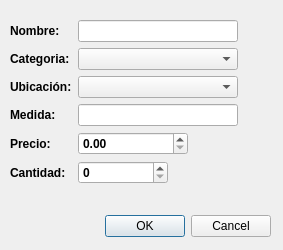
<?xml version="1.0" encoding="UTF-8"?>
<ui version="4.0">
 <class>Dialog</class>
 <widget class="QDialog" name="Dialog">
  <property name="geometry">
   <rect>
    <x>0</x>
    <y>0</y>
    <width>283</width>
    <height>250</height>
   </rect>
  </property>
  <property name="sizePolicy">
   <sizepolicy hsizetype="Preferred" vsizetype="Preferred">
    <horstretch>0</horstretch>
    <verstretch>0</verstretch>
   </sizepolicy>
  </property>
  <property name="windowTitle">
   <string>Agregar Producto</string>
  </property>
  <widget class="QDialogButtonBox" name="btnGuardar">
   <property name="geometry">
    <rect>
     <x>50</x>
     <y>210</y>
     <width>221</width>
     <height>32</height>
    </rect>
   </property>
   <property name="orientation">
    <enum>Qt::Horizontal</enum>
   </property>
   <property name="standardButtons">
    <set>QDialogButtonBox::Cancel|QDialogButtonBox::Ok</set>
   </property>
  </widget>
  <widget class="QWidget" name="formLayoutWidget">
   <property name="geometry">
    <rect>
     <x>10</x>
     <y>20</y>
     <width>291</width>
     <height>181</height>
    </rect>
   </property>
   <layout class="QFormLayout" name="formLayout">
    <item row="0" column="0">
     <widget class="QLabel" name="nombreLabel">
      <property name="font">
       <font>
        <pointsize>9</pointsize>
        <weight>75</weight>
        <bold>true</bold>
       </font>
      </property>
      <property name="text">
       <string>Nombre:</string>
      </property>
     </widget>
    </item>
    <item row="0" column="1">
     <widget class="QLineEdit" name="inputNombre">
      <property name="minimumSize">
       <size>
        <width>80</width>
        <height>20</height>
       </size>
      </property>
      <property name="maximumSize">
       <size>
        <width>160</width>
        <height>30</height>
       </size>
      </property>
      <property name="font">
       <font>
        <weight>75</weight>
        <bold>true</bold>
       </font>
      </property>
     </widget>
    </item>
    <item row="1" column="0">
     <widget class="QLabel" name="categoriaLabel">
      <property name="font">
       <font>
        <pointsize>9</pointsize>
        <weight>75</weight>
        <bold>true</bold>
       </font>
      </property>
      <property name="text">
       <string>Categoria:</string>
      </property>
     </widget>
    </item>
    <item row="1" column="1">
     <widget class="QComboBox" name="inputCategoria">
      <property name="minimumSize">
       <size>
        <width>80</width>
        <height>20</height>
       </size>
      </property>
      <property name="maximumSize">
       <size>
        <width>160</width>
        <height>30</height>
       </size>
      </property>
      <property name="font">
       <font>
        <weight>75</weight>
        <bold>true</bold>
       </font>
      </property>
     </widget>
    </item>
    <item row="2" column="0">
     <widget class="QLabel" name="ubicaciNLabel">
      <property name="font">
       <font>
        <pointsize>9</pointsize>
        <weight>75</weight>
        <bold>true</bold>
       </font>
      </property>
      <property name="text">
       <string>Ubicación:</string>
      </property>
     </widget>
    </item>
    <item row="2" column="1">
     <widget class="QComboBox" name="inputUbicacion">
      <property name="minimumSize">
       <size>
        <width>80</width>
        <height>20</height>
       </size>
      </property>
      <property name="maximumSize">
       <size>
        <width>160</width>
        <height>30</height>
       </size>
      </property>
      <property name="font">
       <font>
        <weight>75</weight>
        <bold>true</bold>
       </font>
      </property>
     </widget>
    </item>
    <item row="3" column="0">
     <widget class="QLabel" name="medidaLabel">
      <property name="font">
       <font>
        <pointsize>9</pointsize>
        <weight>75</weight>
        <bold>true</bold>
       </font>
      </property>
      <property name="text">
       <string>Medida:</string>
      </property>
     </widget>
    </item>
    <item row="3" column="1">
     <widget class="QLineEdit" name="inputMedida">
      <property name="minimumSize">
       <size>
        <width>80</width>
        <height>20</height>
       </size>
      </property>
      <property name="maximumSize">
       <size>
        <width>160</width>
        <height>30</height>
       </size>
      </property>
      <property name="font">
       <font>
        <weight>75</weight>
        <bold>true</bold>
       </font>
      </property>
     </widget>
    </item>
    <item row="4" column="0">
     <widget class="QLabel" name="precioLabel">
      <property name="font">
       <font>
        <pointsize>9</pointsize>
        <weight>75</weight>
        <bold>true</bold>
       </font>
      </property>
      <property name="text">
       <string>Precio:</string>
      </property>
     </widget>
    </item>
    <item row="4" column="1">
     <widget class="QDoubleSpinBox" name="inputPrecio">
      <property name="minimumSize">
       <size>
        <width>80</width>
        <height>20</height>
       </size>
      </property>
      <property name="maximumSize">
       <size>
        <width>110</width>
        <height>30</height>
       </size>
      </property>
      <property name="font">
       <font>
        <weight>75</weight>
        <bold>true</bold>
       </font>
      </property>
      <property name="maximum">
       <double>1000000.000000000000000</double>
      </property>
      <property name="singleStep">
       <double>0.500000000000000</double>
      </property>
     </widget>
    </item>
    <item row="5" column="0">
     <widget class="QLabel" name="cantidadLabel">
      <property name="font">
       <font>
        <pointsize>9</pointsize>
        <weight>75</weight>
        <bold>true</bold>
       </font>
      </property>
      <property name="text">
       <string>Cantidad:</string>
      </property>
     </widget>
    </item>
    <item row="5" column="1">
     <widget class="QSpinBox" name="inputCantidad">
      <property name="minimumSize">
       <size>
        <width>80</width>
        <height>20</height>
       </size>
      </property>
      <property name="maximumSize">
       <size>
        <width>90</width>
        <height>30</height>
       </size>
      </property>
      <property name="font">
       <font>
        <weight>75</weight>
        <bold>true</bold>
       </font>
      </property>
     </widget>
    </item>
   </layout>
  </widget>
 </widget>
 <resources/>
 <connections>
  <connection>
   <sender>btnGuardar</sender>
   <signal>accepted()</signal>
   <receiver>Dialog</receiver>
   <slot>accept()</slot>
   <hints>
    <hint type="sourcelabel">
     <x>248</x>
     <y>254</y>
    </hint>
    <hint type="destinationlabel">
     <x>157</x>
     <y>274</y>
    </hint>
   </hints>
  </connection>
  <connection>
   <sender>btnGuardar</sender>
   <signal>rejected()</signal>
   <receiver>Dialog</receiver>
   <slot>reject()</slot>
   <hints>
    <hint type="sourcelabel">
     <x>316</x>
     <y>260</y>
    </hint>
    <hint type="destinationlabel">
     <x>286</x>
     <y>274</y>
    </hint>
   </hints>
  </connection>
 </connections>
</ui>
